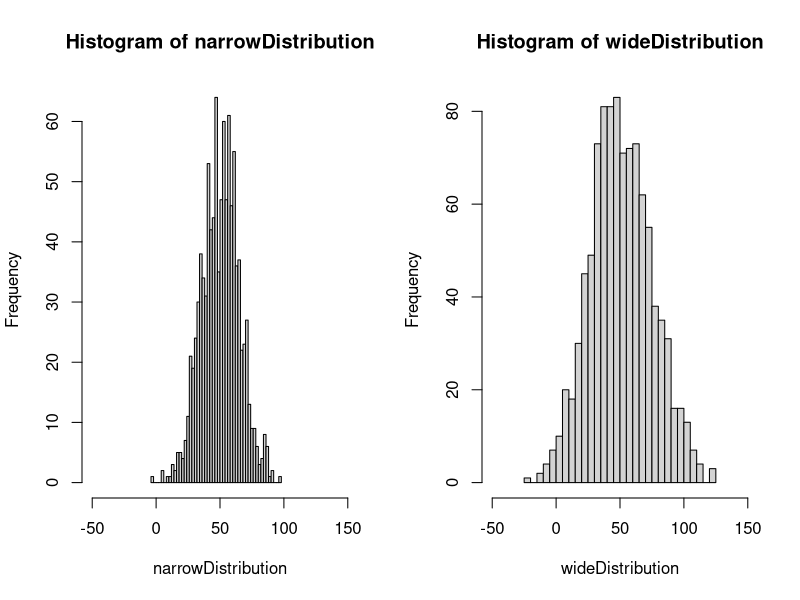

R code for this plot:
#generate a vector of 5 normally distributed random variables with mean=10 and sd=2
five<-rnorm(5,mean=10,sd=2)
print(five)

#########################
#generate another vector
narrowDistribution<-rnorm(1000,mean=50,sd=15)

#and another
wideDistribution<-rnorm(1000,mean=50,sd=25)

#generate histograms
par(mfrow=c(1,2)) #one row, two columns
hist(narrowDistribution,breaks=50,xlim=c(-50,150))
hist(wideDistribution,breaks=50,xlim=c(-50,150))

